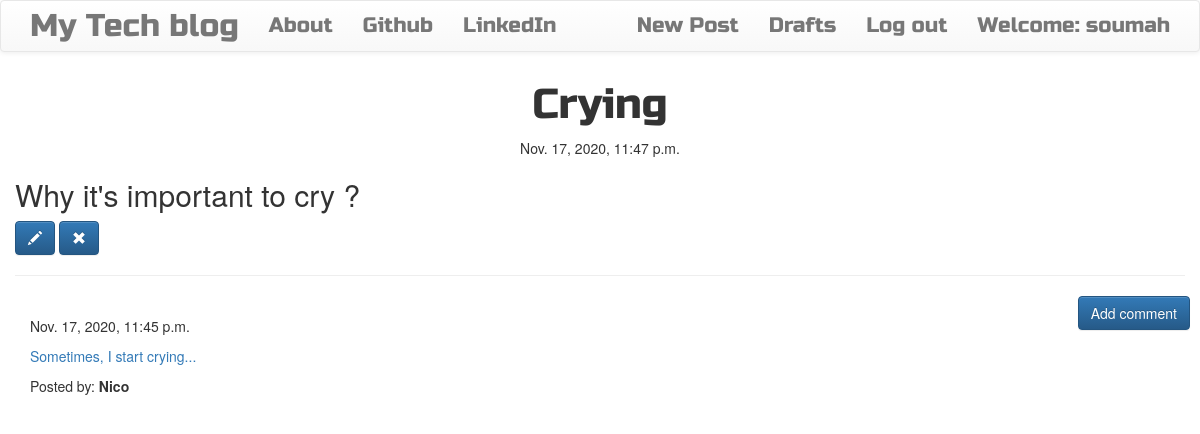
/detail-post/9/ (signed in), run on the app's committed database.
### blogapp/models.py (models this page shows, shortened)
class Post(models.Model):
    author=models.ForeignKey("auth.User", on_delete=models.CASCADE)
    title=models.CharField(max_length=200)
    text=models.TextField()
    create_date=models.DateTimeField(default=timezone.now)
    published_date=models.DateTimeField(blank=True, null=True)

class Comment(models.Model):
    post=models.ForeignKey("blogapp.Post", related_name="comments", on_delete=models.CASCADE)
    author=models.CharField(max_length=200)
    text=models.TextField()
    create_date=models.DateTimeField(default=timezone.now)
    approved_comment=models.BooleanField(default=False)

### blogapp/views.py (the view)
# urls.py: path("detail-post/<int:pk>/", views.PostDetailView.as_view(), name="detail-post-page"),
class PostDetailView(DetailView):
    model=Post

### blogapp/templates/blogapp/post_detail.html (shortened to what this page needs)
{% extends 'blogapp/base.html' %}
{% block content %}
<h1 class='posttitle loader'>{{ post.title }}</h1>
        {% if post.published_date %}
            <div class="date postdate">
                {{ post.published_date }}
            </div>
        {% else %}
            <a class="btn btn-default" href="{% url 'publish-post-page' pk=post.pk %}">Publish</a>
        {% endif %}
      <p class='postcontent' >{{ post.text|safe|linebreaksbr }}</p>
      {% if user.is_authenticated %}
          <a class="btn btn-primary" href="{% url 'update-post-page' pk=post.pk %}"><span class="glyphicon glyphicon-pencil"></span></a>
          <a class="btn btn-primary" href="{% url 'delete-post-page' pk=post.pk %}"><span class="glyphicon glyphicon-remove"></span></a>
      {% endif %}
  <hr>
  <a class="btn btn-primary btn-comment" href="{% url 'add-comment-page' pk=post.pk %}">Add comment</a>
  <div class="container">
  {% for comment in post.comments.all %}
  <br>
      {% if user.is_authenticated or comment.approved_comment %}
              {{ comment.create_date }}
          <p>{{ comment.text|safe|linebreaks }}</p>
          <p>Posted by: <strong>{{ comment.author }}</strong></p>
      {% endif %}
  {% empty %}
      <p>No comments posted.</p>
  {% endfor %}
</div>
{% endblock  %}

### blogapp/templates/blogapp/base.html (shortened to what this page needs)
<!DOCTYPE html>
{% load static %}
<html lang="en">
<head>
 <link rel="stylesheet" href="https://maxcdn.bootstrapcdn.com/bootstrap/3.3.7/css/bootstrap.min.css">
 <link rel="stylesheet" href="https://maxcdn.bootstrapcdn.com/bootstrap/3.3.7/css/bootstrap-theme.min.css">
<link rel="stylesheet" href="//cdn.jsdelivr.net/npm/medium-editor@latest/dist/css/medium-editor.min.css" type="text/css" media="screen" charset="utf-8">
<link rel="stylesheet" href="{% static 'css/blogapp.css' %}">
</head>
<body class='loader'>
<nav class="navbar navbar-default techfont custom-navbar">
    <div class="container">
      <ul class="nav navbar-nav">
        <li><a class='navbar-brand bigbrand' href="{% url 'post-list-page' %}">My Tech blog</a></li>
        <li><a href="{% url 'about-page'%}">About</a></li>
        <li><a href="https://www.github.com">Github</a></li>
        <li><a href="https://www.linkedin.com">LinkedIn</a></li>
      </ul>
      <ul class="nav navbar-nav navbar-right">
        {% if user.is_authenticated %}
        <li>
          <a href="{% url 'create-post-page' %}" >New Post</a>
        </li>
        <li>
          <a href="{% url 'draft-post-page' %}">Drafts</a>
        </li>
        <li>
          <a href="{% url 'logout' %}" >Log out</a>
        </li>
        <li>
          <a >Welcome: {{ user.username }}</a>
        </li>
          {% else %}
          <li><a class='nav navbar-right' href="{% url 'login' %}" ><span class="glyphicon glyphicon-user"></span></a></li>
        {% endif %}
      </ul>
  </div>
</nav>
        <div class="content container">
            <div class="row">
                <div class="col-lg col-md col">
                  <div class="blog_posts">
                    {% block content %}{% endblock %}
                  </div>
                </div>
            </div>
        </div>
</body>
</html>

### blogapp/static/css/blogapp.css (style rules this page uses)
.loader { filter:hue-rotate(0deg); color: linear-gradient(45deg,#0f8,#08f); animation:hue 5000ms infinite linear; }
.bigbrand { font-size: 1.5em; }
.techfont { font-family: 'Russo One', sans-serif; font-size: 1.5em; margin-bottom: 10px; }
.posttitle { font-family: 'Russo One', sans-serif; font-size: 3em; text-align: center; }
.postdate { text-align: center; }
.postcontent { font-family: 'Montserrat'; font-size: 1.5em; }
.btn-comment { position: absolute; right: 10px; }

### data on the page
Post: title "Crying", published_date "Nov. 17, 2020, 11:47 p.m.", text "Why it's important to cry ?"
Comment: create_date "Nov. 17, 2020, 11:45 p.m.", text "Sometimes, I start crying...", author "Nico"

### other printed values
{{ user.username }} "soumah"
